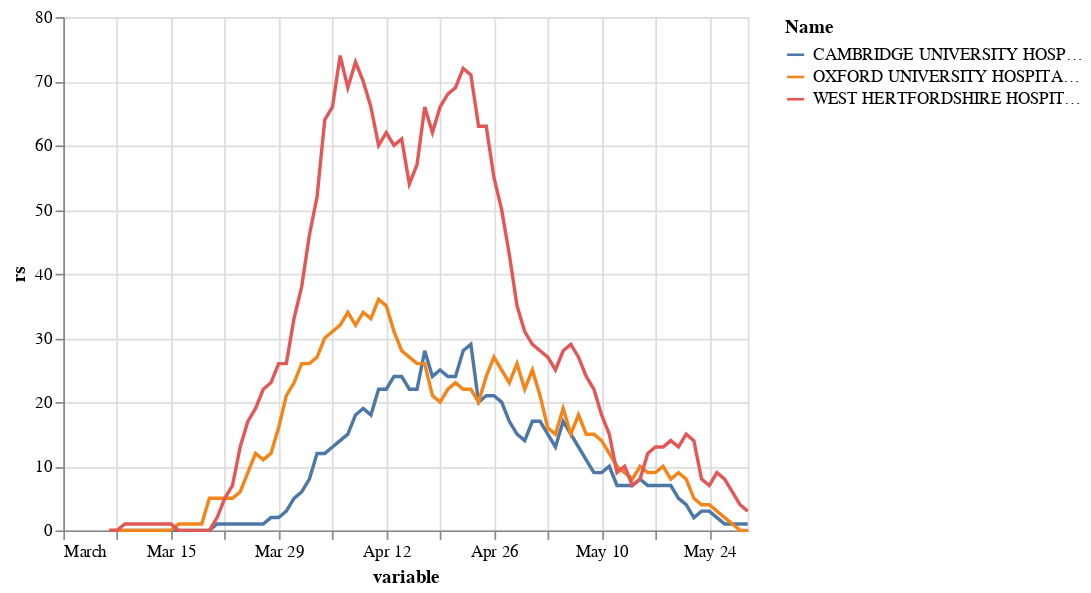

The notebook cell this image was saved under:
### Code cell
alt.Chart(df2).mark_line().encode(
    x='variable',
    y='rs',
    color='Name',
    tooltip=['Name', "variable", "rs"]
)

### Figure 1 — Vega-Lite specification as saved in the notebook (floating-point values rounded to 4 significant figures; data arrays with more than 128 entries replaced by an {"elided": "..."} marker saying what was removed)
{"$schema": "https://vega.github.io/schema/vega-lite/v3.4.0.json", "config": {"mark": {"tooltip": null}, "view": {"height": 300, "width": 400}}, "data": {"name": "data-94651372b2277861e3a2338e1fcdff6d"}, "datasets": {"data-94651372b2277861e3a2338e1fcdff6d": {"elided": "270 records"}}, "encoding": {"color": {"field": "Name", "type": "nominal"}, "tooltip": [{"field": "Name", "type": "nominal"}, {"field": "variable", "type": "temporal"}, {"field": "rs", "type": "quantitative"}], "x": {"field": "variable", "type": "temporal"}, "y": {"field": "rs", "type": "quantitative"}}, "mark": "line"}
